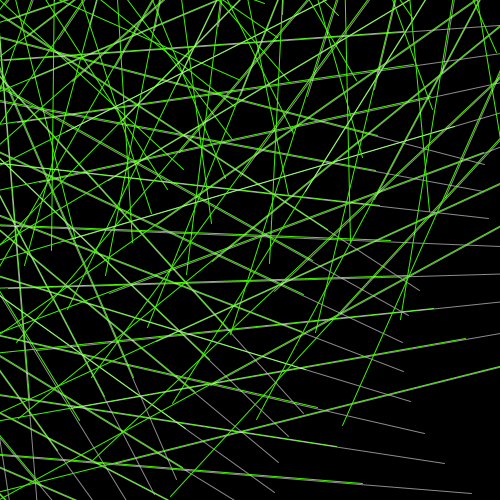
Frame 1 (no input)
Frame 60 (the mouse pressed at the canvas centre just before this capture): identical to frame 1, image omitted
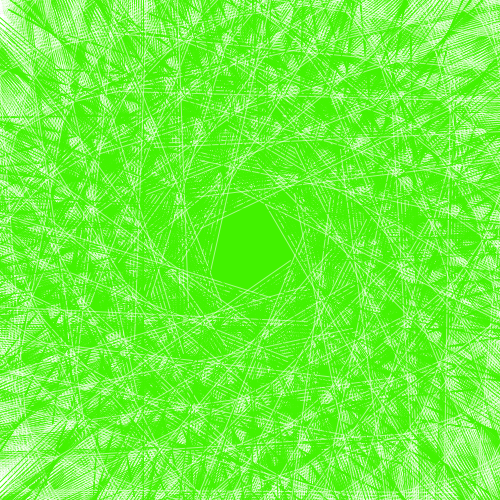
Frame 120 (the mouse held since frame 60 and released just before this capture)

The Processing sketch that drew these frames (run headless with seeded random() and noise(); from frame 60 on, the mouse is pressed at the canvas centre):

// Processing sketch: experimentacaoEspirais
// ── experimentacaoEspirais.pde
//Experimentação artística com funções de rotação, seno, mapeamento do mouse e translate//
//Código inspirado pelo vídeo "Creative Coding Art Tutorial | How To Code Spiral Generative Art in Processing" do canal "Art Now Coding"//

//Clique no mouse para alternar entre modo pintura e modo visualização de formas//


float angulo;
color cor;

boolean fundo;

void setup()
{
  
  size(500,500);
  
  background(0);
  
  angulo = random(300,600); //a cada execução do programa, um novo padrão de rotação é escolhido aleatoriamente
  
  cor = color(random(0,255),random(0,255),0); //a cor também é escolhida aleatoriamente a cada execução
  
  fundo = true; //inicia no modo de visualização das linhas
  
}

void draw()
{
  
  if (fundo)
  {
  background(0);
  }
  
  
  stroke(255);
  
  
  float s = map(mouseX, 0, width,260, 500); //mapeia uma nova escala para os valores de mouseX -> determinam a posição Y da segunda linha
  
  
  translate(mouseX, mouseY); //transpõe a origem da tela para a posição do mouse -> permite a movimentação de toda a composição
  
  
  
  float onda = sin(radians(frameCount));  //determina a posição inicial Y da linha de acordo com o frameCount
  
  float o = onda * map(mouseY,0,height,0,2500);  //permite que o valor obtido em onda atinja um valor significativo, de acordo com a posição Y do mouse
  
  
  
  for(int i=0; i < 500; i++) //cria as linhas
  {
    
    rotate(angulo); //a rotação das linhas é aleatoriamente determinada na inicialização do programa
    
    
    stroke(cor);
    
    line(400,i-o, -width/2, i++);  //a mudança constante dos valores de "o", "s", e "i" gera o movimento espiral das linhas
    
    
    stroke(255,140);
    line(0,i-o/2, (width/2)+s, i++);
    
 
  }
}


//clique do mouse altera entre os modos de visualização de linhas e de pintura

void mousePressed()
{
  fundo = !fundo;
}
